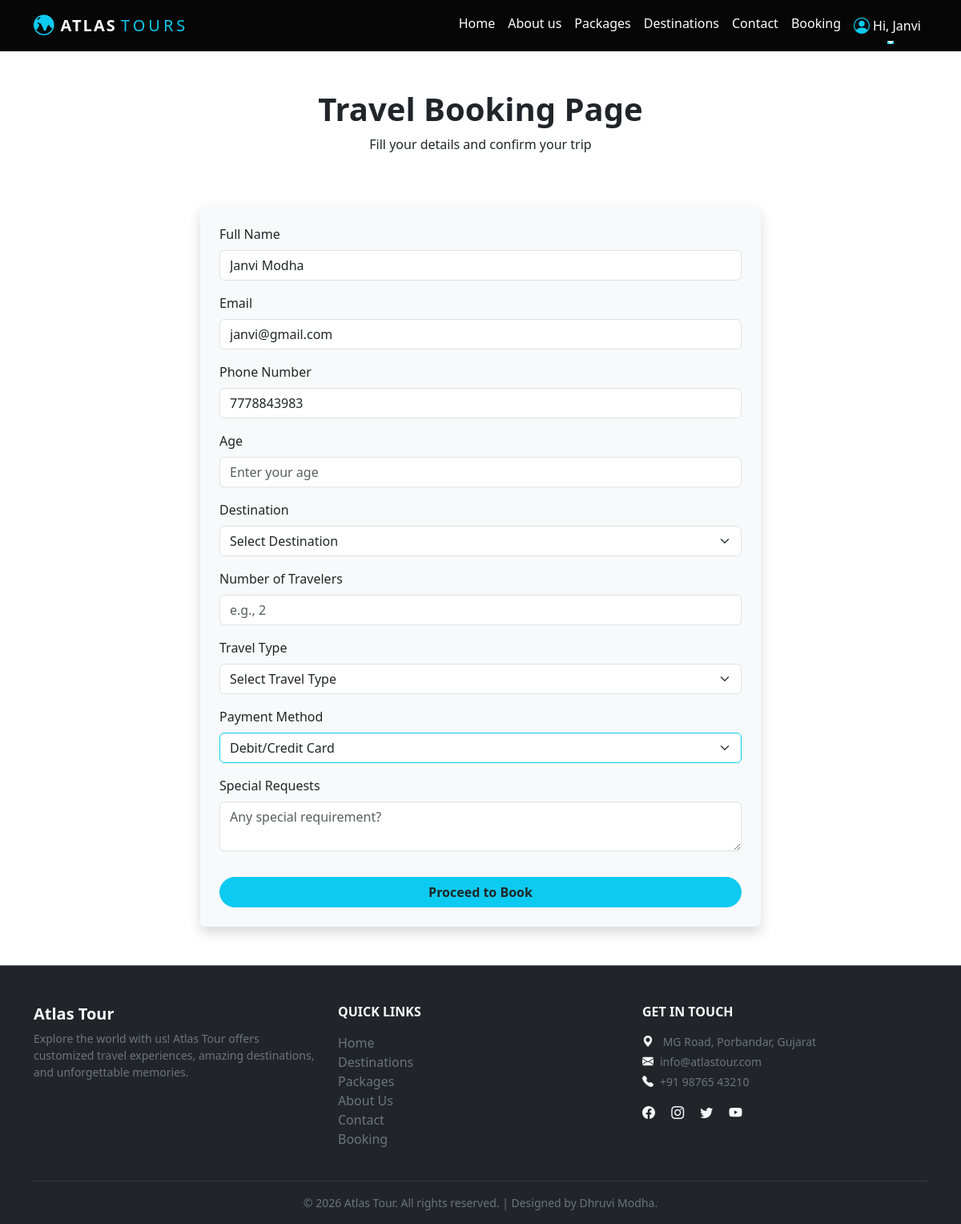
Page /modules/bookings/booking.php (signed in) on the committed database.
### tables this page shows
CREATE TABLE `users` (
  `id` int(11) NOT NULL,
  `full_name` varchar(150) NOT NULL,
  `email` varchar(150) NOT NULL,
  `phone` varchar(20) DEFAULT NULL,
  `password` varchar(255) NOT NULL,
  `location` varchar(150) DEFAULT NULL,
  `created_at` timestamp NOT NULL DEFAULT current_timestamp()
);

### modules/bookings/booking.php (the view, shortened to what this page needs)
<?php
include "../../config/database.php";
$booking_success = false;
$user_id = $_SESSION['user_id'];
$u_sql = "SELECT * FROM users WHERE id='$user_id'";
$u_res = mysqli_query($conn, $u_sql);
$user_data = mysqli_fetch_assoc($u_res);
?>
<!DOCTYPE html>
<html lang="en">
<head>
  <link href="https://cdn.jsdelivr.net/npm/bootstrap@5.3.2/dist/css/bootstrap.min.css" rel="stylesheet">
  <link rel="stylesheet" href="https://cdn.jsdelivr.net/npm/bootstrap-icons@1.11.1/font/bootstrap-icons.css">
</head>
<?php include "../../includes/header.php"; ?>
<body>
  <div class="text-center text-dark p-5">
    <h1 class="fw-bold"> Travel Booking Page</h1>
    <p>Fill your details and confirm your trip</p>
  </div>
  <div class="container p-4 bg-light rounded shadow mb-5" style="max-width:700px;">
    <?php if ($booking_success): ?>
        <div id="ticket-area" class="bg-white mx-auto rounded overflow-hidden shadow position-relative text-start" style="border: 2px dashed #0dcaf0;">
            <div class="bg-info text-dark p-3 d-flex justify-content-between align-items-center">
                <h5 class="fw-bold m-0"><i class="bi bi-globe-central-south-asia fs-4 align-middle me-1"></i> Atlas Tour e-Ticket</h5>
                <div class="text-end">
                    <span class="d-block fw-bold fs-5">PNR: AT-<?php echo str_pad((string)$ticket_id, 4, "0", STR_PAD_LEFT) . rand(10,99); ?></span>
                    <small class="fw-bold text-dark">Date: <?php echo $booking_date; ?></small>
                </div>
            </div>
            <div class="p-0 row g-0">
                <div class="col-md-9 p-4" style="border-right: 2px dashed #ccc;">
                    <div class="row mb-4 mt-2">
                        <div class="col-6">
                            <small class="text-muted text-uppercase fw-bold" style="font-size:0.7rem; letter-spacing: 1px;">Passenger Name</small>
                            <h5 class="fw-bold text-dark mb-0"><?php echo htmlspecialchars($full_name); ?></h5>
                        </div>
                        <div class="col-6">
                            <small class="text-muted text-uppercase fw-bold" style="font-size:0.7rem; letter-spacing: 1px;">Destination</small>
                            <h5 class="fw-bold text-primary mb-0"><?php echo htmlspecialchars($destination); ?></h5>
                        </div>
                    </div>
                    <div class="row mb-4">
                        <div class="col-6">
                            <small class="text-muted text-uppercase fw-bold" style="font-size:0.7rem; letter-spacing: 1px;">Travel Type</small>
                            <p class="mb-0 fw-bold fs-6"><?php echo htmlspecialchars($travel_type); ?></p>
                        </div>
                        <div class="col-6">
                            <small class="text-muted text-uppercase fw-bold" style="font-size:0.7rem; letter-spacing: 1px;">Travelers</small>
                            <p class="mb-0 fw-bold fs-6"><?php echo htmlspecialchars($travelers); ?> Person(s)</p>
                        </div>
                    </div>
                    <div class="row mb-2 d-flex align-items-end">
                        <div class="col-6">
                            <small class="text-muted text-uppercase fw-bold" style="font-size:0.7rem; letter-spacing: 1px;">Payment Method</small>
                            <p class="mb-0 mt-1 d-inline-block px-3 py-1 bg-success text-white rounded-pill small fw-bold shadow-sm" style="font-size:0.8rem;"><?php echo htmlspecialchars($payment_method); ?></p>
                        </div>
                        <div class="col-6">
                            <small class="text-muted text-uppercase fw-bold" style="font-size:0.7rem; letter-spacing: 1px;">Status</small>
                            <br><span class="badge bg-dark mt-1 px-3 py-2 fs-6 shadow-sm">CONFIRMED</span>
                        </div>
                    </div>
                </div>
                <div class="col-md-3 p-4 text-center d-flex flex-column justify-content-center align-items-center bg-light">
                 <?php
                  $qrData = "Atlas Tour\n";
                  $qrData .= "PNR: AT-" . str_pad((string)$ticket_id, 4, "0", STR_PAD_LEFT) . rand(10,99) . "\n";
                  $qrData .= "Name: " . $full_name . "\n";
                  $qrData .= "Destination: " . $destination . "\n";
                  $qrData .= "Travelers: " . $travelers . "\n";
                  ?>
                  <img
                  src="https://api.qrserver.com/v1/create-qr-code/?size=120x120&data=<?php echo urlencode($qrData); ?>"
                  alt="QR Code"
                  class="img-fluid mb-2"
                  style="border: 1px solid #ccc; padding: 5px; background-color: #fff;"
                  >
                    <p class="mt-2 mb-0 fw-bold text-muted text-uppercase" style="letter-spacing: 1px; font-size: 0.75rem;">Atlas Tour</p>
                </div>
            </div>
            <div class="bg-dark text-white text-center p-2 small" style="letter-spacing: 1px;">
                <i class="bi bi-shield-check text-info me-1"></i> Thank you for choosing Atlas Tour. Wishing you a wonderful trip!
            </div>
        </div>
        <div class="no-print mt-4 text-center">
            <button onclick="window.print()" class="btn btn-info fw-bold mb-3 px-5 py-2 rounded-pill text-dark shadow-sm fs-5">
                <i class="bi bi-printer-fill me-2"></i> Save as PDF / Print Ticket
            </button>
            <br>
            <a href="booking.php" class="text-secondary fw-bold text-decoration-underline mt-2 d-inline-block">Book Another Trip</a>
        </div>
    <?php else: ?>
        <form action="" method="POST">
          <div class="mb-3">
            <label class="form-label">Full Name</label>
            <input type="text" name="full_name" class="form-control" required placeholder="Enter your name" value="<?php echo isset($user_data['full_name']) ? htmlspecialchars($user_data['full_name']) : ''; ?>">
          </div>
          <div class="mb-3">
            <label class="form-label">Email</label>
            <input type="email" name="email" class="form-control" required placeholder="example@email.com" value="<?php echo isset($user_data['email']) ? htmlspecialchars($user_data['email']) : ''; ?>">
          </div>
          <div class="mb-3">
            <label class="form-label">Phone Number</label>
            <input type="number" name="phone" class="form-control" required placeholder="Enter your phone" value="<?php echo isset($user_data['phone']) ? htmlspecialchars($user_data['phone']) : ''; ?>">
          </div>
          <div class="mb-3">
            <label class="form-label">Age</label>
            <input type="number" name="age" class="form-control" required placeholder="Enter your age">
          </div>
          <div class="mb-3">
            <label class="form-label">Destination</label>
            <select class="form-select" name="destination" required>
              <option value="">Select Destination</option>
            </select>
          </div>
          <div class="mb-3">
            <label class="form-label">Number of Travelers</label>
            <input type="number" name="travelers" class="form-control" required placeholder="e.g., 2">
          </div>
          <div class="mb-3">
            <label class="form-label">Travel Type</label>
            <select class="form-select" name="travel_type">
              <option>Select Travel Type</option>
            </select>
          </div>
          <div class="mb-3">
            <label class="form-label">Payment Method</label>
            <select class="form-select border-info" name="payment_method" required>
              <option value="Debit/Credit Card">Debit/Credit Card</option>
            </select>
          </div>
          <div class="mb-3">
            <label class="form-label">Special Requests</label>
            <textarea class="form-control" name="special_requests" placeholder="Any special requirement?"></textarea>
          </div>
          <button type="submit" name="book_trip" class="btn btn-info rounded-pill fw-bold w-100 mt-3 text-dark">
            Proceed to Book
          </button>
        </form>
    <?php endif; ?>
  </div>
<?php include "../../includes/footer.php"; ?>
</body>
</html>

### rows in the picture
users: full_name "Janvi Modha", email "janvi@gmail.com", phone "7778843983"

### other values in the picture
$firstName "Janvi"
